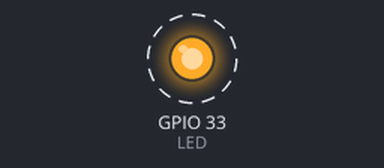
Bench run of a sketch on a simulated ESP32. On the bench: output pins drawn as LEDs (lit = HIGH). Dashed ring = blinking.

Above: at 0.2 s.
Timing chart, 0 to 3.0 s (numbered marks = the images above):
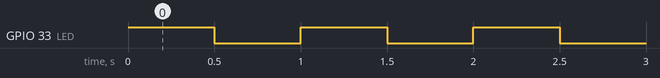

Measured:
- by itself, GPIO 33 (LED): alternates HIGH for 0.50 s and LOW for 0.50 s

The sketch:

2_OffBoardBlink.ino
```cpp
//Assigning 33rd pin as LED,PD6
#define LED 33

void setup() {
  pinMode(LED, OUTPUT);
}

void loop() {
  digitalWrite(LED, HIGH);   // turn the LED on (HIGH is the voltage level)
  delay(500);               // wait for a half second
  digitalWrite(LED, LOW);    // turn the LED off by making the voltage LOW
  delay(500);               // wait for a half second
}
```
